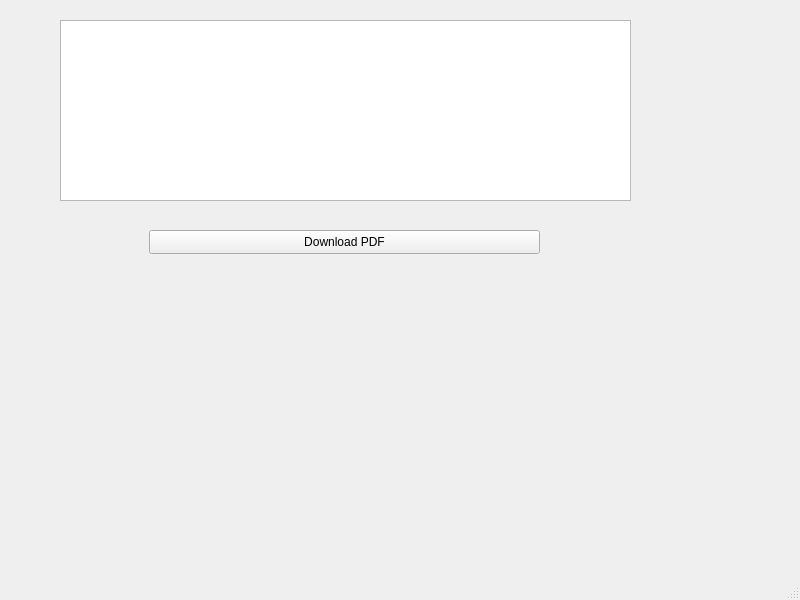
<?xml version="1.0" encoding="UTF-8"?>
<ui version="4.0">
 <class>MainWindow</class>
 <widget class="QMainWindow" name="MainWindow">
  <property name="geometry">
   <rect>
    <x>0</x>
    <y>0</y>
    <width>800</width>
    <height>600</height>
   </rect>
  </property>
  <property name="windowTitle">
   <string>MainWindow</string>
  </property>
  <widget class="QWidget" name="centralwidget">
   <widget class="QPushButton" name="pushButton">
    <property name="geometry">
     <rect>
      <x>149</x>
      <y>230</y>
      <width>391</width>
      <height>24</height>
     </rect>
    </property>
    <property name="text">
     <string>Download PDF</string>
    </property>
   </widget>
   <widget class="QTextEdit" name="textEdit">
    <property name="geometry">
     <rect>
      <x>60</x>
      <y>20</y>
      <width>571</width>
      <height>181</height>
     </rect>
    </property>
   </widget>
  </widget>
  <widget class="QMenuBar" name="menubar">
   <property name="geometry">
    <rect>
     <x>0</x>
     <y>0</y>
     <width>800</width>
     <height>21</height>
    </rect>
   </property>
  </widget>
  <widget class="QStatusBar" name="statusbar"/>
 </widget>
 <resources/>
 <connections/>
</ui>
